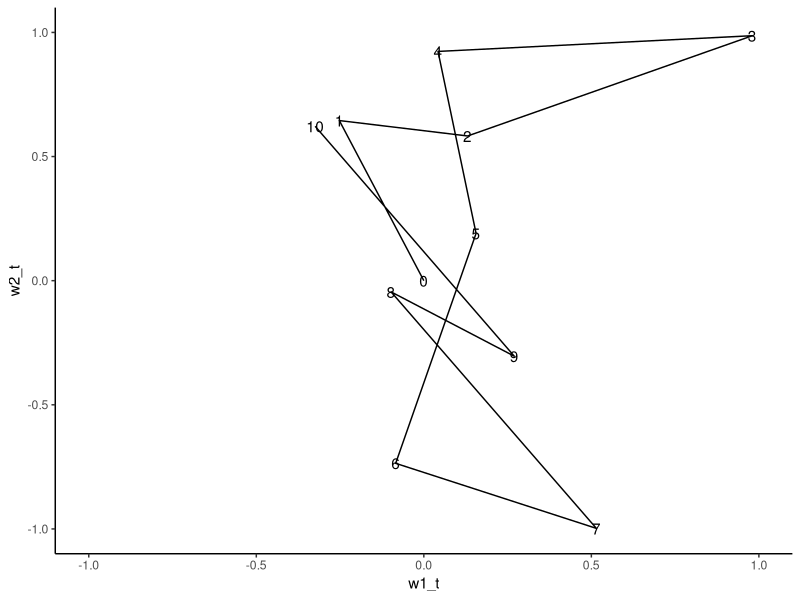
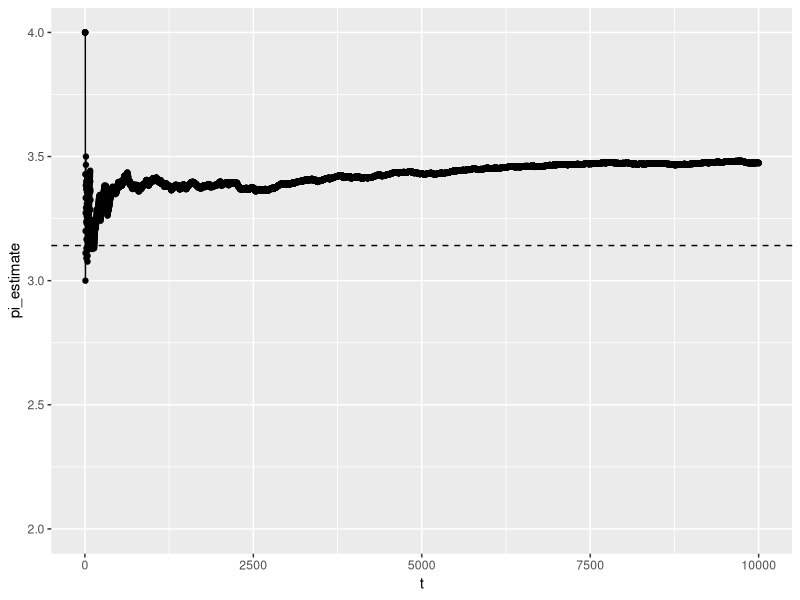
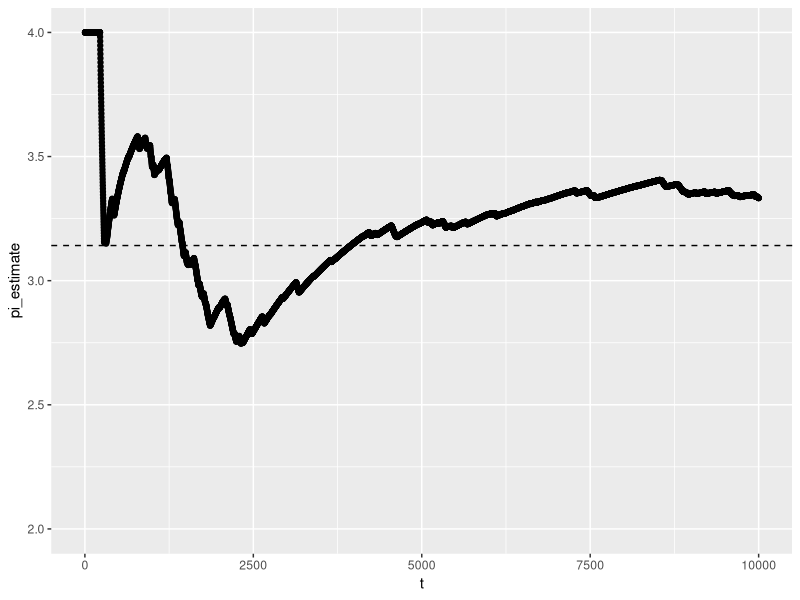

These charts were generated, in order, by the following R code:
## ---- chunk 1
knitr::opts_chunk$set(echo = TRUE)
knitr::opts_chunk$set(echo = TRUE, fig.align="center")
gc()
ls()
library(tidyverse)
set.seed(47)
## ---- chunk 2
# Define function that returns a dataframe of a random walk in 2 dimensions

random_walker <- function(w1_0, w2_0, epsilon, n){
  t <- c(0:n) # define chain
  w1_t <- c(w1_0) # define chain
  w2_t <- c(w2_0) # define chain
  for (i in c(1:n) ){
    # First coordinate
    error1 <- runif(1, -epsilon , epsilon)
    w1_move <- w1_t[i] + runif(1, -epsilon , epsilon)
    while (w1_move > 1 |  w1_move < -1){
      error1 <- runif(1, -epsilon , epsilon)
      w1_move <- w1_t[i] + runif(1, -epsilon , epsilon)
    }
    w1_t[i+1] <- w1_move
  
    # Second coordinate
    error2 <- runif(1, -epsilon , epsilon)
    w2_move <- w2_t[i] + runif(1, -epsilon , epsilon)
    while (w2_move > 1 |  w2_move < -1){
      error2 <- runif(1, -epsilon , epsilon)
      w2_move <- w2_t[i] + runif(1, -epsilon , epsilon)
    }
    w2_t[i+1] <- w2_move
  }
  return(data.frame(w1_t, w2_t, t))
}

# Define function that returns a graph of a random walk in 2 dimensions

random_walker_graph <- function(w1_0, w2_0, epsilon, n){
  data <- random_walker(w1_0, w2_0, epsilon, n)
  graph <- data %>% ggplot(aes(x = w1_t, y = w2_t)) +
    geom_text(aes(label = t)) + 
    geom_path() + 
    coord_cartesian(xlim = c(-1, 1), ylim = c(-1, 1)) + 
    theme_classic()
  return(graph)
}

# Define function that returns an estimate of pi from a random walk in 2 dimensions
random_walker_pi <- function(w1_0, w2_0, epsilon, n){
  data <- random_walker(w1_0, w2_0, epsilon, n)
  t <- c(1:nrow(data))
  w1 <- w2 <- pi_estimate <- c()
  for (i in t){
    w1 <- c(w1, data$w1_t[i])
    w2 <- c(w2, data$w2_t[i])
    w <- w1^2 + w2^2
    pi_estimate <- c(pi_estimate, 4*length(w[w < 1])/length(w))
  }
  graph <- data.frame(t, pi_estimate) %>% 
    ggplot(aes(x=t, y = pi_estimate)) +
    geom_point() + geom_line() +
    geom_hline(yintercept=pi, linetype='dashed') + 
    coord_cartesian(ylim = c(2, 4))
  return(graph)
}
## ---- chunk 3
random_walker_graph(0, 0, 1 , 10)
random_walker_pi(0, 0, 0.5 , 10000)
random_walker_pi(0, 0, 0.1 , 10000)

